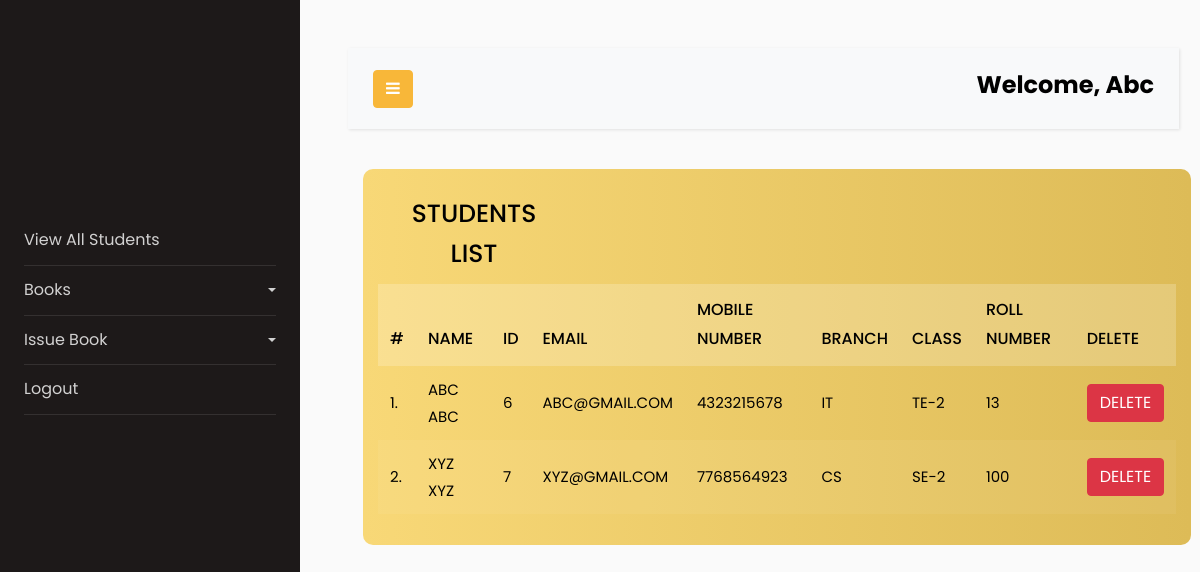
Page /view_students/ (signed in) on the committed database.
### library/models.py (models this page shows, shortened)
class Student(models.Model):
    user = models.OneToOneField(User, on_delete=models.CASCADE)
    classroom = models.CharField(max_length=100)
    branch = models.CharField(max_length=100)
    roll_no = models.CharField(max_length=10, blank=True)
    phone = models.CharField(max_length=10, blank=True)
    image = models.ImageField(upload_to="", blank=True)

### library/views.py (the view)
# urls.py: path("view_students/", views.view_students, name="view_students"),
@login_required(login_url='/admin_login')
def view_students(request):
    students = Student.objects.all()
    return render(request, "view_students.html", {'students': students})

### library/templates/view_students.html
{% extends 'admin_navbar.html' %}
{% load static %}
{% block body %}
<div class="container" style="margin-left: -0%;">
    <div class="row">
        <div class="col-md-offset-1 col-md-10">
            <div class="panel" style="width: 125%;">
                <div class="panel-heading">
                    <div class="row">
                        <div class="col col-sm-3 col-xs-12">
                            <h4 class="title">Students List</h4>
                        </div>
                    </div>
                </div>
                <div class="panel-body table-responsive" style="font-size: medium;">
                    <table class="table">
                        <thead>
                            <tr>
                                <th>#</th>
                                <th>Name</th>
                                <th>ID</th>
                                <th>Email</th>
                                <th>Mobile Number</th>
                                <th>Branch</th>
                                <th>Class</th>
                                <th>Roll Number</th>
                                <th>Delete</th>
                            </tr>
                        </thead>
                        <tbody>
                            {% for student in students %}
                            <tr>
                                <td>{{forloop.counter}}.</td>
                                <td>{{student.user.get_full_name}}</td>
                                <td>{{student.user.id}}</td>
                                <td>{{student.user.email}}</td>
                                <td>{{student.phone}}</td>
                                <td>{{student.branch}}</td>
                                <td>{{student.classroom}}</td>
                                <td>{{student.roll_no}}</td>
                                <td><a href="/delete_student/{{student.id}}/" class="btn btn-danger"
                                        onclick="return confirm('Are you sure you want to delete this student?')">
                                        Delete</a>
                                </td>
                            </tr>
                            {% endfor %}
                        </tbody>
                    </table>
                </div>
            </div>
        </div>
    </div>
</div>
{% endblock %}

### library/templates/admin_navbar.html (shortened to what this page needs)
<!doctype html>
<html lang="en">
<head>
  {% load static %}
  <link href="https://cdn.jsdelivr.net/npm/bootstrap@5.1.0/dist/css/bootstrap.min.css" rel="stylesheet"
>
  <link rel="stylesheet" href="https://stackpath.bootstrapcdn.com/font-awesome/4.7.0/css/font-awesome.min.css">
  <link rel="stylesheet" href="https://stackpath.bootstrapcdn.com/font-awesome/4.7.0/css/font-awesome.min.css">
  <link rel="stylesheet" href="{% static 'css/style.css' %}">
  <link rel="stylesheet" href="{% static 'css/table.css' %}">
</head>
<body>
  <div class="wrapper d-flex align-items-stretch">
    <nav id="sidebar">
      <div class="p-4 pt-5">
        <a href="#pageSubmenu" class="img logo rounded-circle mb-5"
          style="background-image: url('https://lh3.google.com/u/1/ogw/ADea4I77NHWQRvNoGTC42imJ6QmRbEtYMRspQgk-Rgnu=s192-c-mo');"></a>
        <ul class="list-unstyled components mb-5">
          <li>
            <a href="/view_students/">View All Students</a>
          </li>
          <li>
            <a href="#homeSubmenu" data-toggle="collapse" aria-expanded="false" class="dropdown-toggle">Books</a>
          </li>
          <li>
            <a href="#pageSubmenu" data-toggle="collapse" aria-expanded="false" class="dropdown-toggle">Issue Book</a>
          </li>
          <li>
            <a href="/logout/">Logout</a>
          </li>
        </ul>
      </div>
    </nav>
    <div id="content" class="p-4 p-md-5">
      <nav class="navbar navbar-expand-lg navbar-light bg-light">
        <div class="container-fluid">
          <button type="button" id="sidebarCollapse" class="btn btn-primary">
            <i class="fa fa-bars"></i>
          </button>
          <p class="mb-2" style="font-weight: bolder; font-size: x-large; color: #000; text-transform: capitalize;">Welcome, {{request.user}}</p>
        </div>
      </nav>
      {% block body %}
      {% endblock %}
      </div>
</body>
</html>

### library/static/css/table.css (style rules this page uses)
.panel { background: linear-gradient(to right, #f8d877, #ddbb57); padding: 15px; border-radius: 10px; border: none; color: #000; }
.panel .panel-heading { padding: 10px 10px; border-radius: 10px 10px 0 0; margin: 0; }
.panel .panel-heading .title { color: black; text-align: center; font-size: 25px; font-weight: 500; text-transform: uppercase; line-height: 40px; margin: 0; }
.panel .panel-body { padding: 0; }
.panel .panel-body .table thead tr th { color: black; background-color: rgba(255, 255, 255, 0.2); font-size: 16px; font-weight: 500; text-transform: uppercase; padding: 12px; border: none; }
.panel .panel-body .table tbody tr td { color: black; font-size: 15px; padding: 10px 12px; vertical-align: middle; text-transform: uppercase; border: none; }
.panel .panel-body .table tbody tr:nth-child(even) { background-color: rgba(255,255,255,0.05); }

### rows in the picture
Student: user.get_full_name "ABC ABC", user.id "6", user.email "ABC@GMAIL.COM", phone "4323215678", branch "IT", classroom "TE-2", roll_no "13"
Student: user.get_full_name "XYZ XYZ", user.id "7", user.email "XYZ@GMAIL.COM", phone "7768564923", branch "CS", classroom "SE-2", roll_no "100"

### other values in the picture
{{ request.user }} "Abc"
